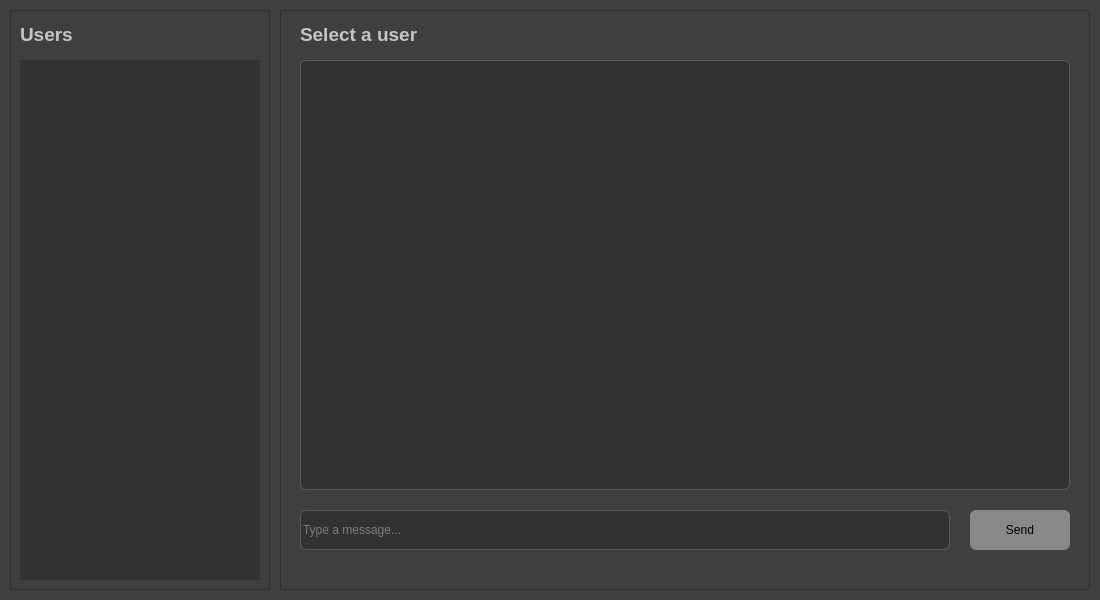
<?xml version="1.0" encoding="UTF-8"?>
<ui version="4.0">
 <class>Form</class>
 <widget class="QWidget" name="Form">
  <property name="geometry">
   <rect>
    <x>0</x>
    <y>0</y>
    <width>1100</width>
    <height>600</height>
   </rect>
  </property>
  <property name="windowTitle">
   <string>Chat</string>
  </property>
  <property name="styleSheet">
   <string notr="true">
    QWidget {
        background-color: rgb(63,63,63);
        color: rgb(197,197,197);
        font: 10pt "MS Shell Dlg 2";
    }
    QListWidget {
        background-color: rgb(50,50,50);
        border: none;
    }
    QListWidget::item {
        padding: 10px;
    }
    QListWidget::item:selected {
        background-color: rgb(85,85,85);
    }
    QTextEdit, QLineEdit {
        background-color: rgb(50,50,50);
        border: 1px solid rgb(90,90,90);
        border-radius: 6px;
    }
    QPushButton {
        background-color: rgb(136,136,136);
        color: black;
        border-radius: 6px;
        padding: 6px;
    }
    QPushButton:hover {
        background-color: rgb(160,160,160);
    }
   </string>
  </property>
  <widget class="QFrame" name="leftPanel">
   <property name="geometry">
    <rect>
     <x>10</x>
     <y>10</y>
     <width>260</width>
     <height>580</height>
    </rect>
   </property>
   <property name="frameShape">
    <enum>QFrame::StyledPanel</enum>
   </property>
   <widget class="QLabel" name="labelUsers">
    <property name="geometry">
     <rect>
      <x>10</x>
      <y>10</y>
      <width>200</width>
      <height>30</height>
     </rect>
    </property>
    <property name="text">
     <string>&lt;span style="font-size:14pt; font-weight:600;"&gt;Users&lt;/span&gt;</string>
    </property>
   </widget>
   <widget class="QListWidget" name="userList">
    <property name="geometry">
     <rect>
      <x>10</x>
      <y>50</y>
      <width>240</width>
      <height>520</height>
     </rect>
    </property>
   </widget>
  </widget>
  <widget class="QFrame" name="rightPanel">
   <property name="geometry">
    <rect>
     <x>280</x>
     <y>10</y>
     <width>810</width>
     <height>580</height>
    </rect>
   </property>
   <property name="frameShape">
    <enum>QFrame::StyledPanel</enum>
   </property>
   <widget class="QLabel" name="chatTitle">
    <property name="geometry">
     <rect>
      <x>20</x>
      <y>10</y>
      <width>400</width>
      <height>30</height>
     </rect>
    </property>
    <property name="text">
     <string>&lt;span style="font-size:14pt; font-weight:600;"&gt;Select a user&lt;/span&gt;</string>
    </property>
   </widget>
   <widget class="QTextEdit" name="chatArea">
    <property name="geometry">
     <rect>
      <x>20</x>
      <y>50</y>
      <width>770</width>
      <height>430</height>
     </rect>
    </property>
    <property name="readOnly">
     <bool>true</bool>
    </property>
   </widget>
   <widget class="QLineEdit" name="messageInput">
    <property name="geometry">
     <rect>
      <x>20</x>
      <y>500</y>
      <width>650</width>
      <height>40</height>
     </rect>
    </property>
    <property name="placeholderText">
     <string>Type a message...</string>
    </property>
   </widget>
   <widget class="QPushButton" name="sendButton">
    <property name="geometry">
     <rect>
      <x>690</x>
      <y>500</y>
      <width>100</width>
      <height>40</height>
     </rect>
    </property>
    <property name="text">
     <string>Send</string>
    </property>
   </widget>
  </widget>
 </widget>
 <resources/>
 <connections/>
</ui>
